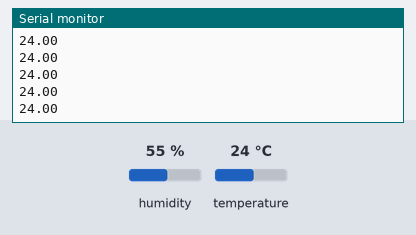
Bench run of a sketch on a simulated Arduino Uno, built with avr-gcc and run on an emulated ATmega328P. On the bench: the last lines printed to the serial monitor. The inputs (shaded band) are chosen by the test bench; at power-on: temperature 24 °C, humidity 55 %.

Above: at 1.2 s.
1.3 s: temperature set to 12 °C
At 1.53 s:
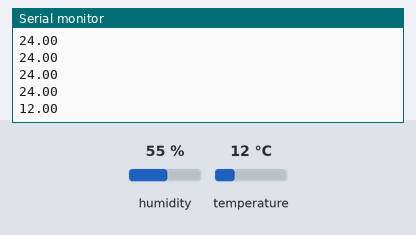
2.8 s: temperature set to 19 °C
At 2.87 s:
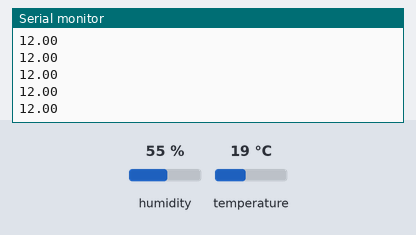
Timing chart, 0 to 5.8 s (numbered marks = the images above; inputs shaded):
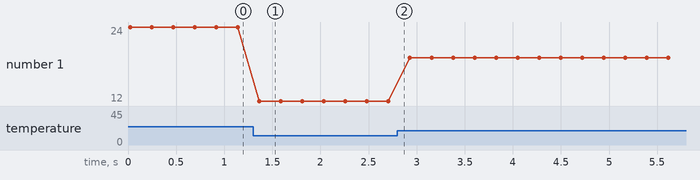

Measured:
- after the input at 1.3 s, the serial monitor: prints a new line after 0.07 s (image 1)
- plotted number 1: 24 → 12 after the input at 1.3 s, 12 → 19 after the input at 2.8 s

The sketch:

lm35_temp.ino
```cpp
#include <dht.h>

#define dht_apin A0 // Analog Pin sensor is connected to

dht DHT;

void setup(){

  Serial.begin(115200);

}//end "setup()"

void loop(){
  //Start of Program

    DHT.read11(dht_apin);
    Serial.println(DHT.temperature);

    delay(200);//Wait 5 seconds before accessing sensor again.

  //Fastest should be once every two seconds.

}// end loop(
```
